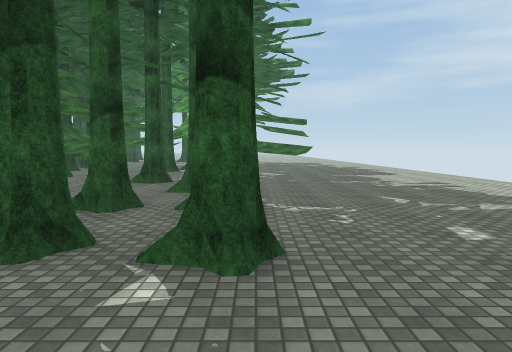
[1] (above)

22 first-person views from a walk through a scene from a Unity 3-D project. The camera is 1.4 m above the floor, tilts 4° down and sees 70° across. The floor is counted in squares, 2 m on a side. Each view is taken from the middle of a square. On the plan, view 1 faces up. The plan holds only what a view shows up to about 11 squares ahead; the rest is blank. The place goes on beyond the plan. The player is left out. Some surface patterns are stand-ins.

[2]
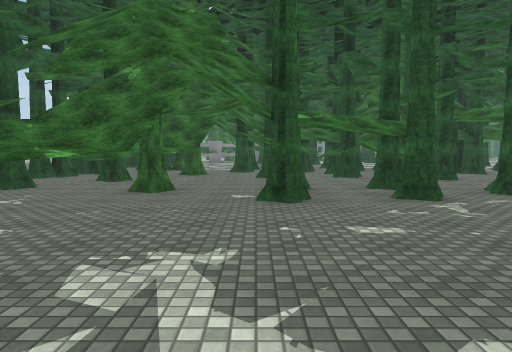

[3]
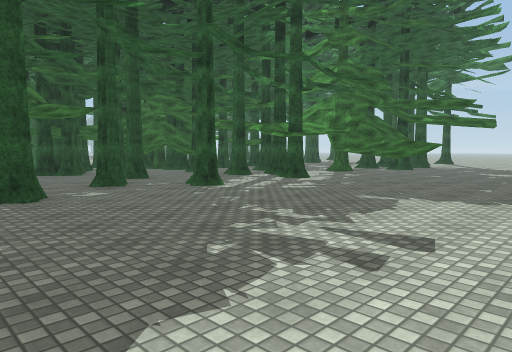

[4]
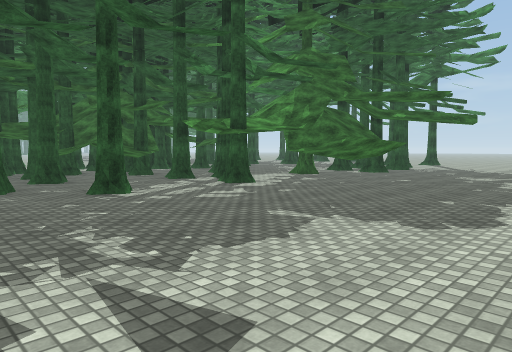

[5]
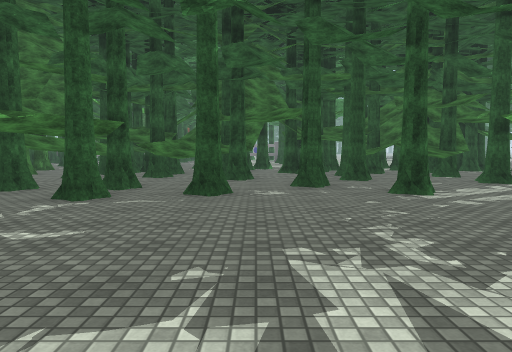

[6]
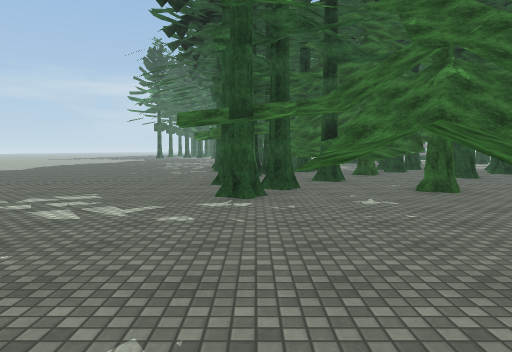

[7]
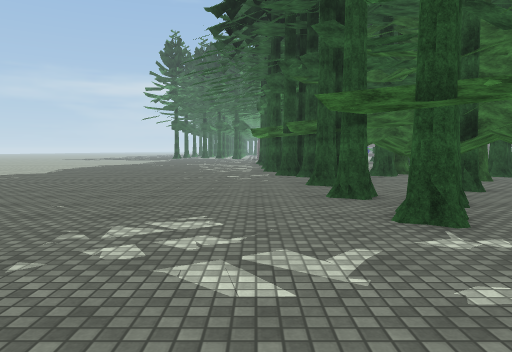

[8]
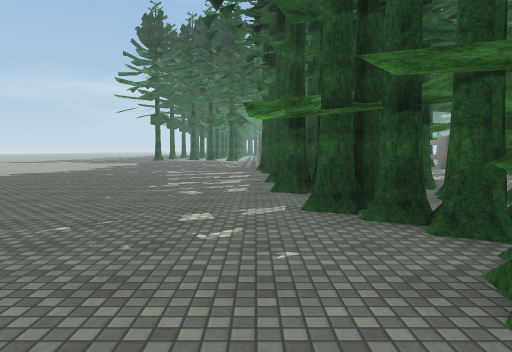

[9]
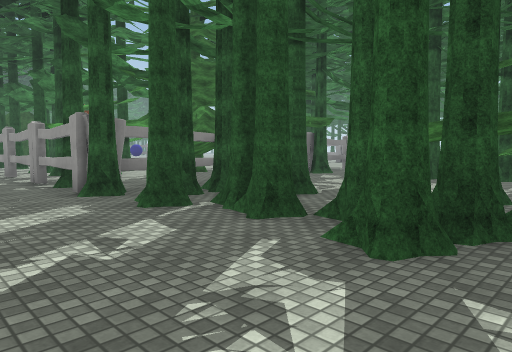

[10]
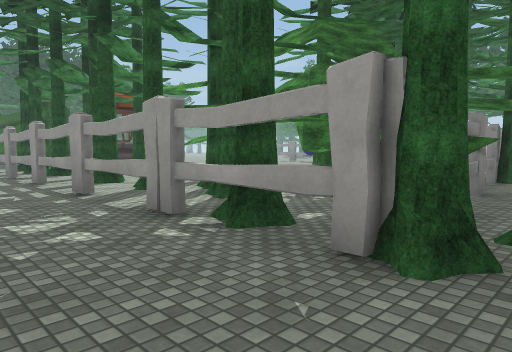

[11]
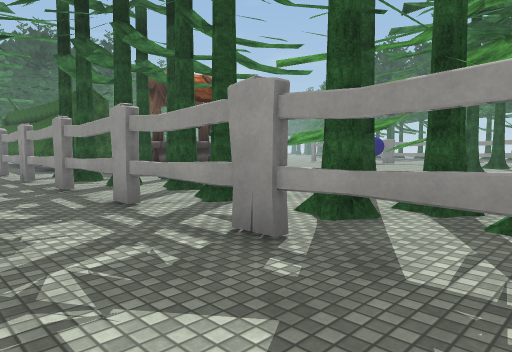

[12]
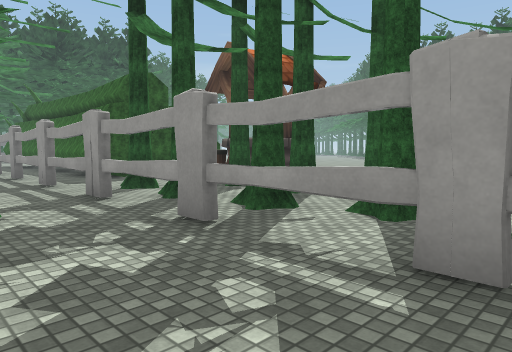

[13]
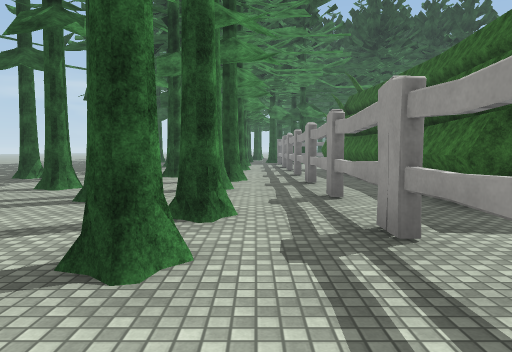

[14]
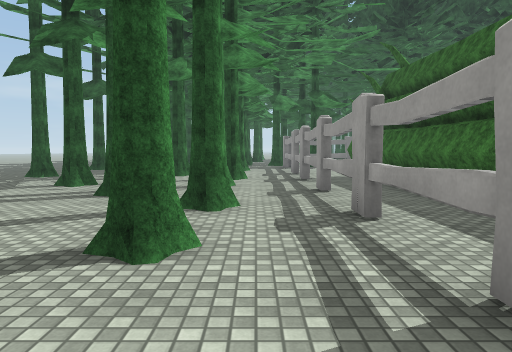

[15]
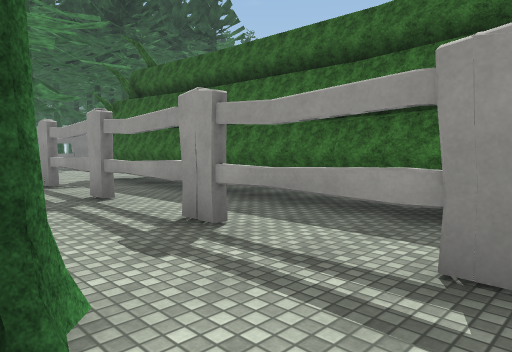

[16]
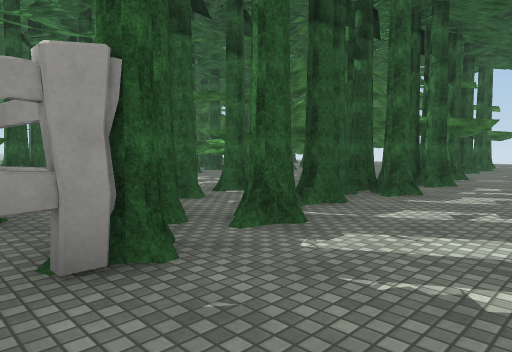

[17]
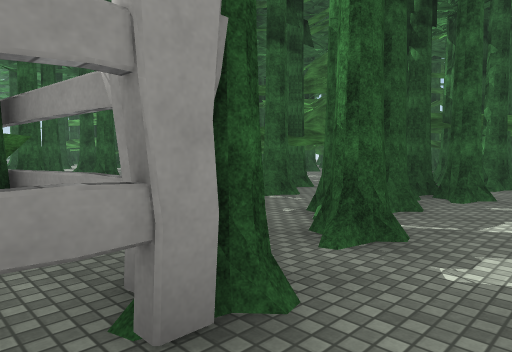

[18]
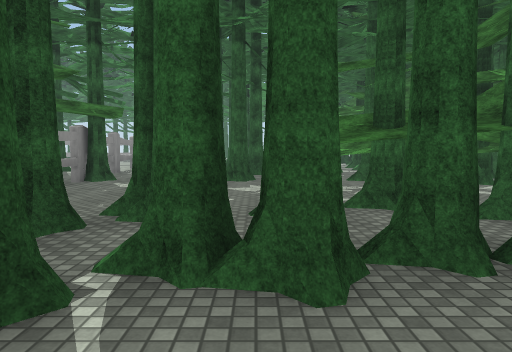

[19]
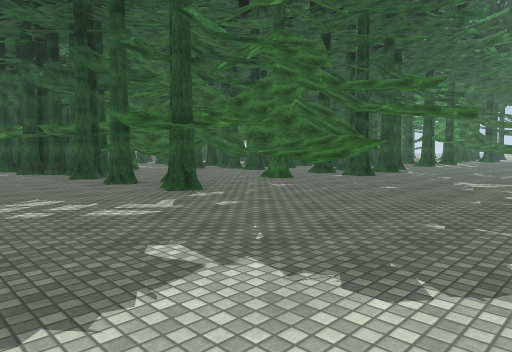

[20]
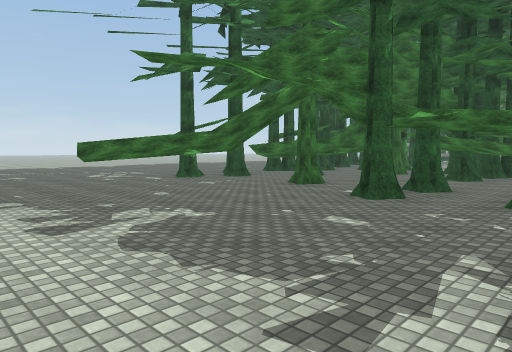

[21]
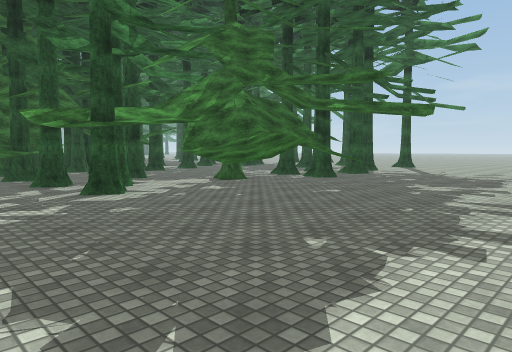

[22]
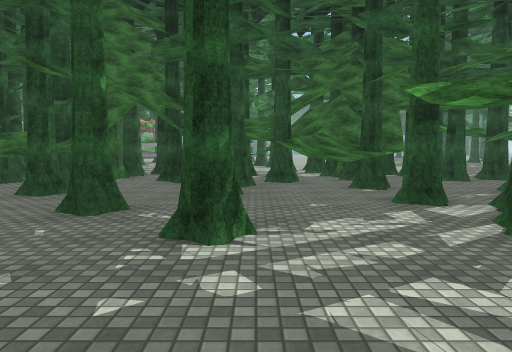

### Floor plan
Key: @ floor where view 1 was taken; # wall or solid block; x gap in a wall; . floor; ^ raised ledge; T thing the floor can be seen under or through; O other object.
Columns run from 41 left of view 1 to 5 right of it. Each row starts with its distance up from view 1.
 22                                            ..
 21                                           ...
 20                                        OO....
 19                                          ....
 18                                   O    OO.....
 17                                  OO    .......
 16                                  .O ...#..#...
 15                                  O#O.......^..
 14                                 OO ..O...##^..
 13                                O   O...OO......
 12                                O.OO.O.O.#......
 11                                O O O #.........
 10                                  O #O#..O......
  9                               OOOOOO.O.........
  8                                   O#...O.......
  7                                 OO...O.........
  6                      O           ##.O#..O......
  5                      O      O  .OO...##O.......
  4                       O. O O.  .OOOOO###.O.....
  3                      O..O.  OO O OOO###O.......
  2                       O #.O...   OO##O...O.....
  1                         O.... ####### ........
  0           #O            #.... #  ######.#@#...
 -1         #      O  .O  ..##....O  OO#####...T..
 -2         #    OO.  ....O##..OO##OOO######.TTT..
 -3 #########.......O.....O.O#O....O#O#OO..OO......
 -4 ............OO.O..O.O..OO#OOOOO.OOO..OO........
 -5 #TTxTTTTTTTTTTTTTxTTTTxx#O.....................
 -6 ...............................................
 -7 O O.O.O#.O.O.O ................................

Positions as (right, up) in squares from view 1, and headings:
1: (0, 0), facing up
2: (5, 2), facing left
3: (5, 5), facing up-left
4: (5, 7), facing up-left
5: (5, 7), facing left
6: (5, -3), facing left
7: (3, -5), facing left
8: (-3, -5), facing left
9: (-10, -7), facing up-left
10: (-15, -7), facing up-left
11: (-19, -7), facing up-left
12: (-23, -7), facing up-left
13: (-28, -6), facing left
14: (-32, -6), facing left
15: (-33, -7), facing up-left
16: (-17, -7), facing up-right
17: (-17, -6), facing up-right
18: (-13, -6), facing up
19: (5, -7), facing up-left
20: (5, 5), facing down-left
21: (5, 10), facing up-left
22: (2, 10), facing left
